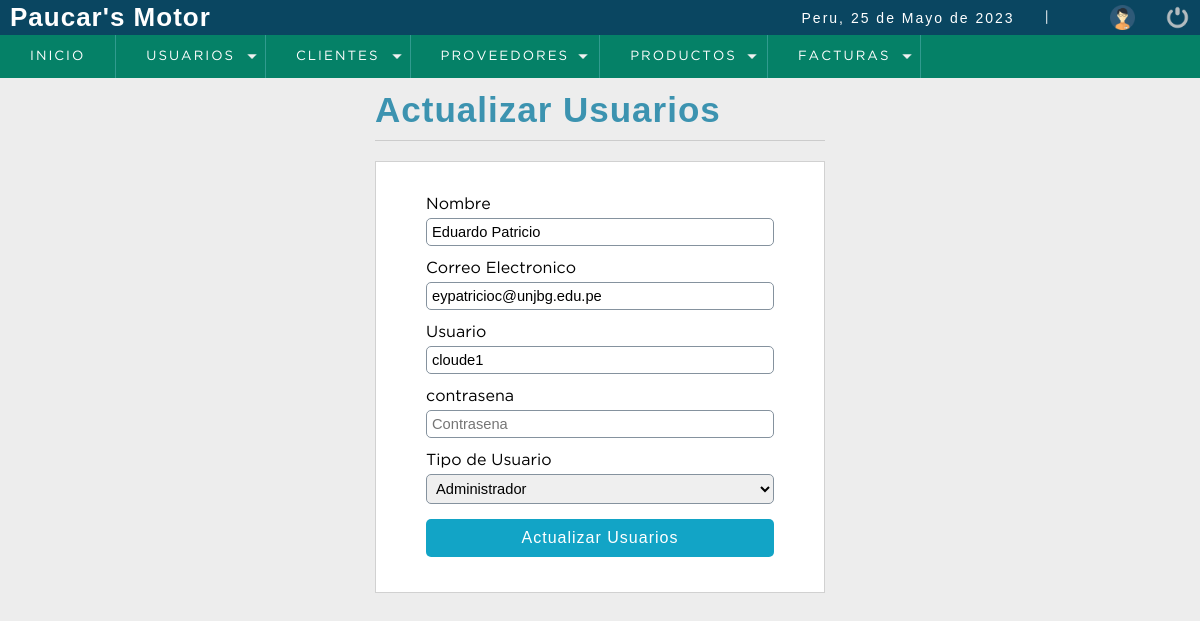
Page /sistema/editar_usuario.php?id=51 (signed in) on the committed database.
### tables this page shows
CREATE TABLE `usuarios` (
  `id` int(11) NOT NULL,
  `nombre_completo` varchar(50) NOT NULL,
  `correo` varchar(50) NOT NULL,
  `usuario` varchar(50) NOT NULL,
  `contrasena` varchar(150) NOT NULL,
  `id_rol` int(11) NOT NULL
);

### sistema/editar_usuario.php (the view, shortened to what this page needs)
<?php
    include '../conexion_be.php';
        $iduser = $_GET['id'];
        $sql = mysqli_query($conexion, "SELECT u.id, u.nombre_completo, u.correo, u.usuario, (u.id_rol) AS id_rol, (r.descripcion) AS roles
                                        FROM usuarios u
                                        INNER JOIN roles r
                                        ON u.id_rol = r.id_r
                                        WHERE id = $iduser;");
        $result_sql = mysqli_num_rows($sql);
        if($result_sql == 0){
            header('Location: lista_usuario.php');
        }else{
            $option = '';
            while ($data    = mysqli_fetch_array($sql)){
                $nombre     = $data['nombre_completo'];
                $correo     = $data['correo'];
                $usuario    = $data['usuario'];
                $id_rol     = $data['id_rol'];
                if($id_rol == 1){
                    $option = '<option value="' . $id_rol . '"select>Administrador</option>';
                }else if($id_rol == 2){
                    $option = '<option value="' . $id_rol . '"select>Cliente</option>';
                }
            }
        }
?>
<!DOCTYPE html>
<html lang="en">
<head>
    <link rel="stylesheet" type="text/css" href="css/style.css">
    <?php include "includes/script.php";?>
</head>
<body>
	<?php include "includes/header.php";?>
	<section id="container">
        <div class="form_register">
            <h1>Actualizar Usuarios</h1>
            <hr>
            <form action="" method = "POST">
                <label for="nombre">Nombre</label>
                <input type="text" name ="nombre" id="nombre" placeholder= "Nombre completo"  value = "<?php echo $nombre?>">
                <label for="correo">Correo Electronico</label>
                <input type="text" name ="correo" id="correo" placeholder= "Correo electronico" value = "<?php echo $correo?>">
                <label for="usuario">Usuario</label>
                <input type="text" name ="usuario" id="usuario" placeholder= "Usuario" value = "<?php echo $usuario?>">
                <label for="contrasena">contrasena</label>
                <input type="password" name ="contrasena" id="contrasena" placeholder= "Contrasena" >
                <label for="rol">Tipo de Usuario</label>
                <select name="rol" id="rol" class = "notItemOne">
                    <?php
                        echo $option;
                    ?>
                </select>
                <input type="submit" value="Actualizar Usuarios" class="btn_save">
            </form>
        </div>
	</section>
</body>
</html>

### sistema/css/style.css (style rules this page uses)
* { margin: 0; padding: 0; box-sizing: border-box; }
body { background: #ededed; }
h1, h2, h3, h4, h5, h6 { font-family: 'arial'; font-weight: bold; letter-spacing: 1px; }
h1 { font-size: 26px; }
#container { padding: 90px 15px 15px; }
.form_register { width: 450px; margin: auto; }
.form_register h1 { color: #3c93b0; text-align: center; }
hr { border: 0; background: #CCC; height: 1px; margin: 10px 0; display: block; }
form { background: #FFF; margin: auto; padding: 20px 50px; border: 1px solid #d1d1d1; }
label { display: block; font-size: 12pt; font-family: 'GothamBook'; margin: 15px auto 5px auto; }
.notItemOne option:first-child { display: none; }
input,select { display: block; width: 100%; font-size: 11pt; padding: 5px; border: 1px solid #85929e; border-radius: 5px; }
.btn_save { font-size: 12pt; background: #12a4c6; padding: 10px; color: #FFF; letter-spacing: 1px; border: 0; cursor: pointer; margin: 15px auto; }
#container h1 { font-size: 35px; display: inline-block; }

### rows in the picture
usuarios: nombre "Eduardo Patricio", correo "eypatricioc@unjbg.edu.pe", usuario "cloude1"

### other values in the picture
fechaC() "25 de Mayo de 2023"
